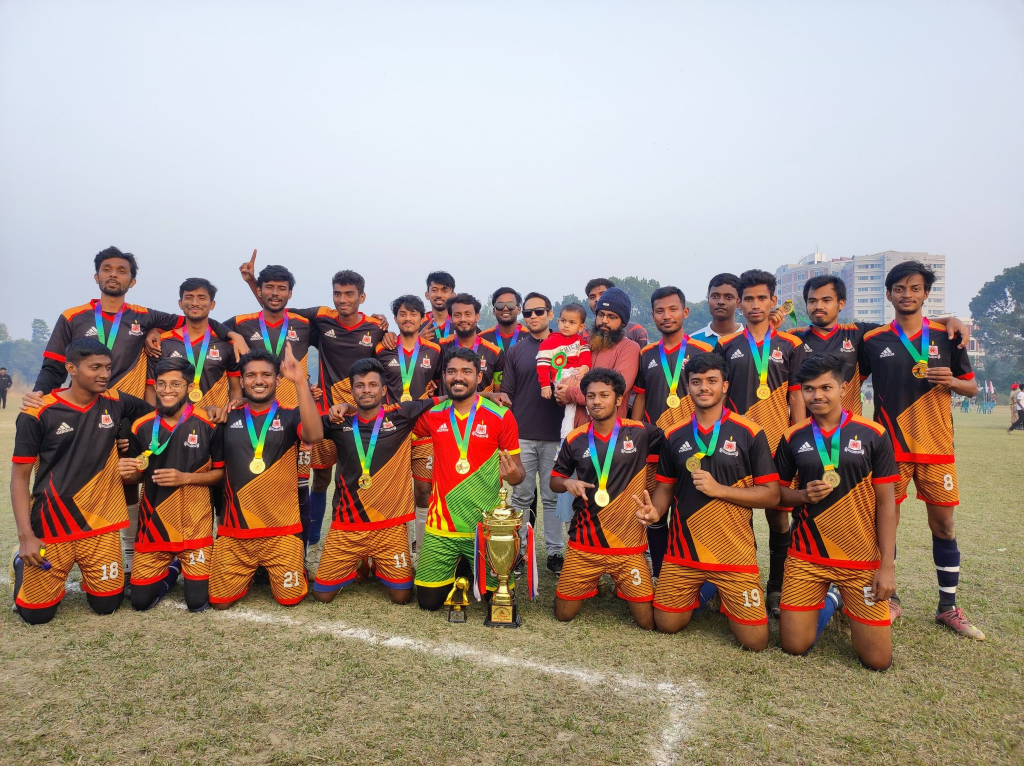
#> input picture 008-Project - Face Recognition/groupPhoto.jpg, 2048 x 1532 px, given in place of the camera (shown at 1/2 size)
$ python FaceDataCollect.py
#> lines starting #> are read from the running program, lines starting #| are printed output that depends on the picture; after the words box and inside, x2 and y2 are one past the last pixel; in counts of white or black regions, pixels touching at a corner belong together
# Part-1 : Data Collection and Store

import numpy as np
import cv2

# Create a Camera Object
cam = cv2.VideoCapture(0)

# Ask the name
fileName = input("Enter the name of the person: ")
#> the answer given: groupPhoto.jpg
dataset_path = "./data/"
offset = 20

# Model
model = cv2.CascadeClassifier("haarcascade_frontalface_alt.xml")

# Create a list of save face data
faceData = []
skip = 0


# Read image from Camera Object
while True:
	success, img = cam.read()
#> img is the input picture: shape (1532, 2048, 3); mean B, G, R 139.1, 149.7, 166.9
	img = cv2.flip(img, 1)
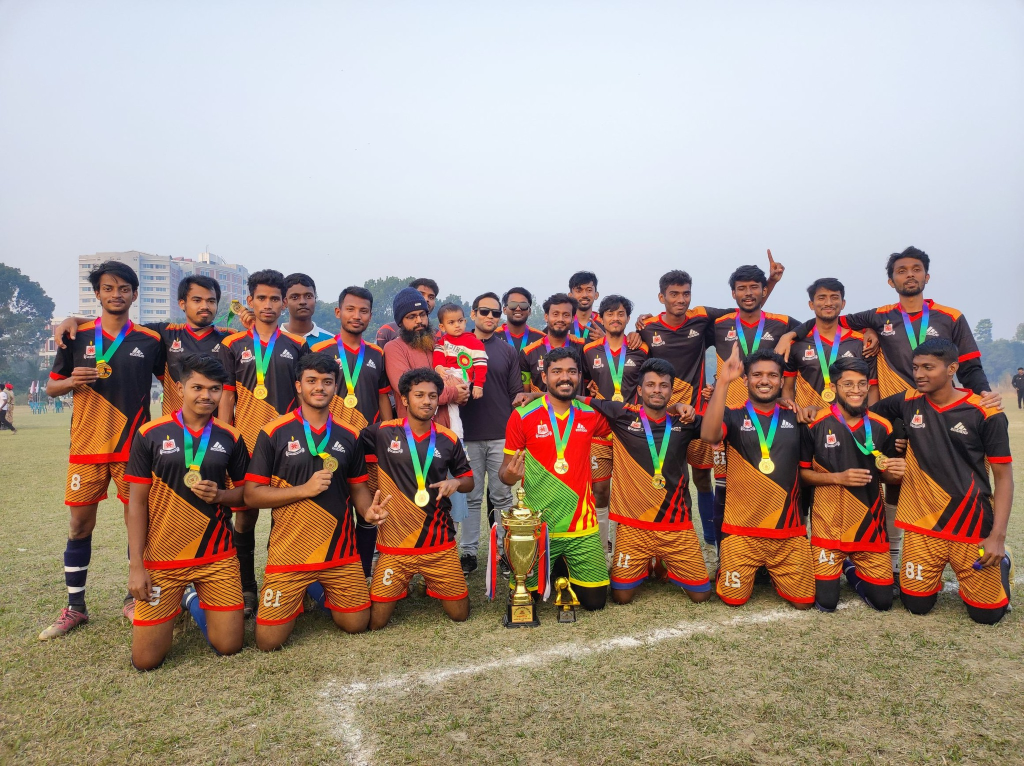
#> img: shape (1532, 2048, 3) (shown at 1/2 size); mean B, G, R 139.1, 149.7, 166.9

	if not success:
		print("Reading Camera Failed")

	# Store the gray image
	grayImg = cv2.cvtColor(img, cv2.COLOR_BGR2GRAY)
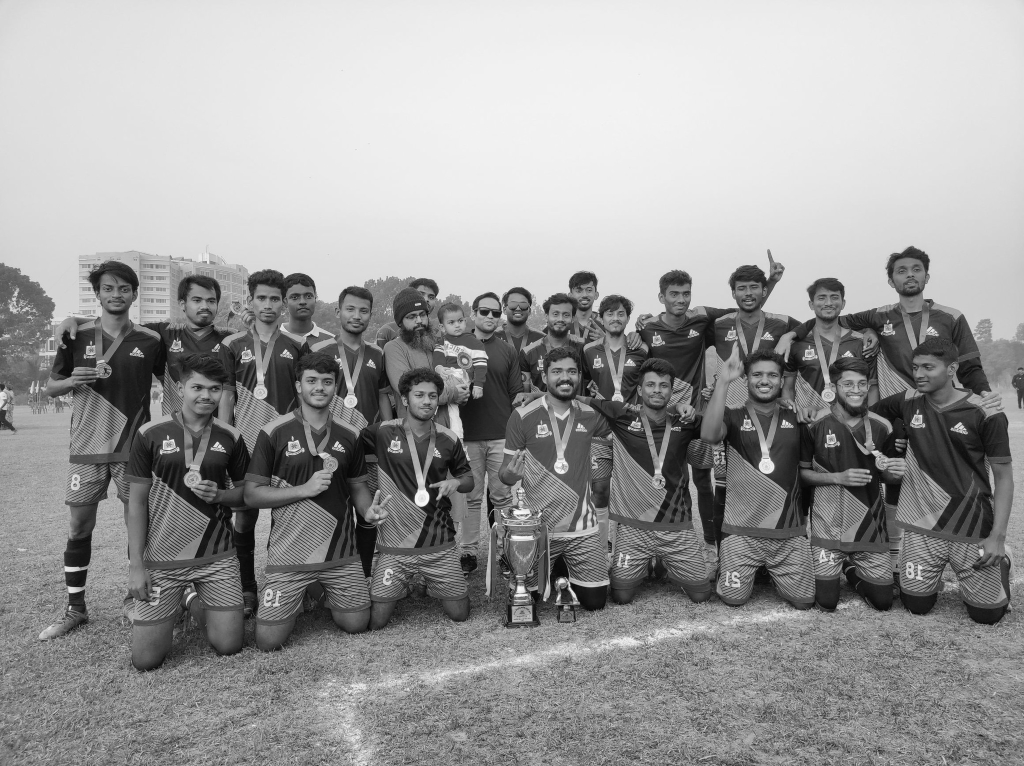
#> grayImg: shape (1532, 2048) (shown at 1/2 size); min 0, max 254, mean 153.6

	faces = model.detectMultiScale(img, 1.3, 5)
#> faces = 22 rows, first 6: [1144, 561, 51, 51], [1330, 564, 63, 63], [373, 574, 71, 71], [1093, 605, 58, 58], [1203, 605, 57, 57], [888, 624, 50, 50]
	faces = sorted(faces, key=lambda f:f[2]*f[3]) # sort the face with largest boundary box
#> faces = 22 items, first 6: [888, 624, 50, 50], [1144, 561, 51, 51], [1203, 605, 57, 57], [1093, 605, 58, 58], [1625, 571, 62, 62], [1330, 564, 63, 63]

	if len(faces)>0:

		f = faces[-1] # pick largest face
#> f = [367, 743, 87, 87]

		x,y,w,h = f
#> x = 367; y = 743; w = 87; h = 87
		cv2.rectangle(img, (x,y), (x+w,y+h), (0,255,0),2)
#> img: shape (1532, 2048, 3); 0.03% of pixels changed, all inside (x1, y1, x2, y2) = (366, 742, 456, 832)

		# Crop and save the largest face
		cropped_face = img[y-offset:y+h+offset, x-offset:x+offset+w]
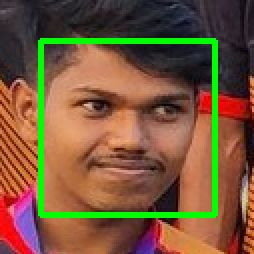
#> cropped_face: shape (127, 127, 3) (shown 2 times larger); mean B, G, R 57.9, 88, 119.6
		cropped_face = cv2.resize(cropped_face,(100,100))
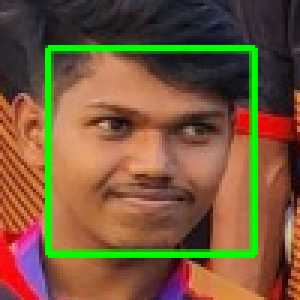
#> cropped_face: shape (100, 100, 3) (shown 3 times larger); mean B, G, R 57.8, 88, 119.5

		skip+=1
		if skip%20==0:
			faceData.append(cropped_face)
			print("Saved so far: ", skip/20)


	cv2.imshow("Image Window", img)
	cv2.imshow("Cropped Face", cropped_face)
	key = cv2.waitKey(1) & 0xFF # Pause 1ms before read the img
#> (key q is pressed here)
	if key==ord('q'): # ord -> gives ascii value of q
		break

# Write the faceData on the Disk
faceData = np.asarray(faceData)
print(faceData.shape)
m = faceData.shape[0]
#> (the run stopped early here; a loop or call above may not have finished)
